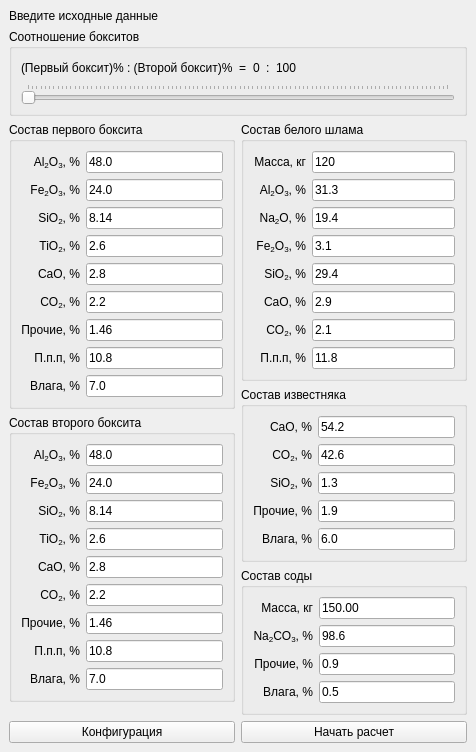
<?xml version="1.0" encoding="UTF-8"?>
<ui version="4.0">
 <class>Bauxtifier</class>
 <widget class="QMainWindow" name="Bauxtifier">
  <property name="windowModality">
   <enum>Qt::ApplicationModal</enum>
  </property>
  <property name="geometry">
   <rect>
    <x>0</x>
    <y>0</y>
    <width>476</width>
    <height>743</height>
   </rect>
  </property>
  <property name="contextMenuPolicy">
   <enum>Qt::NoContextMenu</enum>
  </property>
  <property name="acceptDrops">
   <bool>false</bool>
  </property>
  <property name="windowTitle">
   <string>Bauxtifier</string>
  </property>
  <property name="animated">
   <bool>true</bool>
  </property>
  <property name="tabShape">
   <enum>QTabWidget::Triangular</enum>
  </property>
  <property name="dockNestingEnabled">
   <bool>false</bool>
  </property>
  <property name="unifiedTitleAndToolBarOnMac">
   <bool>false</bool>
  </property>
  <widget class="QWidget" name="centralwidget">
   <layout class="QVBoxLayout" name="verticalLayout_6">
    <item>
     <widget class="QLabel" name="label">
      <property name="text">
       <string>Введите исходные данные</string>
      </property>
     </widget>
    </item>
    <item>
     <widget class="QGroupBox" name="groupBox">
      <property name="title">
       <string>Соотношение бокситов</string>
      </property>
      <layout class="QVBoxLayout" name="verticalLayout">
       <item>
        <layout class="QHBoxLayout" name="horizontalLayout_2">
         <item>
          <widget class="QLabel" name="label_2">
           <property name="text">
            <string>(Первый боксит)% : (Второй боксит)%  =</string>
           </property>
          </widget>
         </item>
         <item>
          <widget class="QLabel" name="percentage">
           <property name="text">
            <string>0</string>
           </property>
          </widget>
         </item>
         <item>
          <widget class="QLabel" name="label_4">
           <property name="text">
            <string>:</string>
           </property>
          </widget>
         </item>
         <item>
          <widget class="QLabel" name="label_5">
           <property name="text">
            <string>100</string>
           </property>
          </widget>
         </item>
         <item>
          <spacer name="horizontalSpacer">
           <property name="orientation">
            <enum>Qt::Horizontal</enum>
           </property>
           <property name="sizeHint" stdset="0">
            <size>
             <width>40</width>
             <height>20</height>
            </size>
           </property>
          </spacer>
         </item>
        </layout>
       </item>
       <item>
        <widget class="QSlider" name="horizontalSlider">
         <property name="orientation">
          <enum>Qt::Horizontal</enum>
         </property>
         <property name="tickPosition">
          <enum>QSlider::TicksAbove</enum>
         </property>
        </widget>
       </item>
      </layout>
     </widget>
    </item>
    <item>
     <layout class="QHBoxLayout" name="horizontalLayout">
      <item>
       <layout class="QVBoxLayout" name="verticalLayout_4">
        <item>
         <widget class="QGroupBox" name="groupBox_17">
          <property name="title">
           <string>Состав первого боксита</string>
          </property>
          <layout class="QGridLayout" name="gridLayout_15">
           <item row="4" column="1">
            <widget class="QLineEdit" name="cao_in_bauxite1_2">
             <property name="text">
              <string>2.8</string>
             </property>
            </widget>
           </item>
           <item row="5" column="1">
            <widget class="QLineEdit" name="co2_in_bauxite1_2">
             <property name="text">
              <string>2.2</string>
             </property>
            </widget>
           </item>
           <item row="7" column="0">
            <widget class="QLabel" name="label_70">
             <property name="text">
              <string>П.п.п, %</string>
             </property>
             <property name="alignment">
              <set>Qt::AlignRight|Qt::AlignTrailing|Qt::AlignVCenter</set>
             </property>
            </widget>
           </item>
           <item row="8" column="1">
            <widget class="QLineEdit" name="moisture_in_bauxite1_2">
             <property name="text">
              <string>7.0</string>
             </property>
            </widget>
           </item>
           <item row="2" column="1">
            <widget class="QLineEdit" name="sio2_in_bauxite1_2">
             <property name="text">
              <string>8.14</string>
             </property>
            </widget>
           </item>
           <item row="3" column="1">
            <widget class="QLineEdit" name="tio2_in_bauxite1_2">
             <property name="text">
              <string>2.6</string>
             </property>
            </widget>
           </item>
           <item row="0" column="1">
            <widget class="QLineEdit" name="al2o3_in_bauxite1_2">
             <property name="text">
              <string>48.0</string>
             </property>
            </widget>
           </item>
           <item row="8" column="0">
            <widget class="QLabel" name="label_71">
             <property name="text">
              <string>Влага, %</string>
             </property>
             <property name="alignment">
              <set>Qt::AlignRight|Qt::AlignTrailing|Qt::AlignVCenter</set>
             </property>
            </widget>
           </item>
           <item row="6" column="0">
            <widget class="QLabel" name="label_72">
             <property name="text">
              <string>Прочие, %</string>
             </property>
             <property name="alignment">
              <set>Qt::AlignRight|Qt::AlignTrailing|Qt::AlignVCenter</set>
             </property>
            </widget>
           </item>
           <item row="0" column="0">
            <widget class="QLabel" name="label_73">
             <property name="text">
              <string>&lt;html&gt;&lt;head/&gt;&lt;body&gt;&lt;p&gt;Al&lt;span style=&quot; vertical-align:sub;&quot;&gt;2&lt;/span&gt;O&lt;span style=&quot; vertical-align:sub;&quot;&gt;3&lt;/span&gt;, %&lt;/p&gt;&lt;/body&gt;&lt;/html&gt;</string>
             </property>
             <property name="alignment">
              <set>Qt::AlignRight|Qt::AlignTrailing|Qt::AlignVCenter</set>
             </property>
            </widget>
           </item>
           <item row="4" column="0">
            <widget class="QLabel" name="label_74">
             <property name="text">
              <string>&lt;html&gt;&lt;head/&gt;&lt;body&gt;&lt;p&gt;CaO, %&lt;/p&gt;&lt;/body&gt;&lt;/html&gt;</string>
             </property>
             <property name="alignment">
              <set>Qt::AlignRight|Qt::AlignTrailing|Qt::AlignVCenter</set>
             </property>
            </widget>
           </item>
           <item row="2" column="0">
            <widget class="QLabel" name="label_38">
             <property name="text">
              <string>&lt;html&gt;&lt;head/&gt;&lt;body&gt;&lt;p&gt;SiO&lt;span style=&quot; vertical-align:sub;&quot;&gt;2&lt;/span&gt;, %&lt;/p&gt;&lt;/body&gt;&lt;/html&gt;</string>
             </property>
             <property name="alignment">
              <set>Qt::AlignRight|Qt::AlignTrailing|Qt::AlignVCenter</set>
             </property>
            </widget>
           </item>
           <item row="5" column="0">
            <widget class="QLabel" name="label_83">
             <property name="text">
              <string>&lt;html&gt;&lt;head/&gt;&lt;body&gt;&lt;p&gt;CO&lt;span style=&quot; vertical-align:sub;&quot;&gt;2&lt;/span&gt;, %&lt;/p&gt;&lt;/body&gt;&lt;/html&gt;</string>
             </property>
             <property name="alignment">
              <set>Qt::AlignRight|Qt::AlignTrailing|Qt::AlignVCenter</set>
             </property>
            </widget>
           </item>
           <item row="4" column="2">
            <spacer name="horizontalSpacer_14">
             <property name="orientation">
              <enum>Qt::Horizontal</enum>
             </property>
             <property name="sizeType">
              <enum>QSizePolicy::Preferred</enum>
             </property>
             <property name="sizeHint" stdset="0">
              <size>
               <width>0</width>
               <height>20</height>
              </size>
             </property>
            </spacer>
           </item>
           <item row="7" column="1">
            <widget class="QLineEdit" name="trace_elements_in_bauxite1_2">
             <property name="text">
              <string>10.8</string>
             </property>
            </widget>
           </item>
           <item row="1" column="1">
            <widget class="QLineEdit" name="fe2o3_in_bauxite1_2">
             <property name="text">
              <string>24.0</string>
             </property>
            </widget>
           </item>
           <item row="6" column="1">
            <widget class="QLineEdit" name="other_elements_in_bauxite1_2">
             <property name="text">
              <string>1.46</string>
             </property>
            </widget>
           </item>
           <item row="1" column="0">
            <widget class="QLabel" name="label_84">
             <property name="text">
              <string>&lt;html&gt;&lt;head/&gt;&lt;body&gt;&lt;p&gt;Fe&lt;span style=&quot; vertical-align:sub;&quot;&gt;2&lt;/span&gt;O&lt;span style=&quot; vertical-align:sub;&quot;&gt;3&lt;/span&gt;, %&lt;/p&gt;&lt;/body&gt;&lt;/html&gt;</string>
             </property>
             <property name="alignment">
              <set>Qt::AlignRight|Qt::AlignTrailing|Qt::AlignVCenter</set>
             </property>
            </widget>
           </item>
           <item row="3" column="0">
            <widget class="QLabel" name="label_85">
             <property name="text">
              <string>&lt;html&gt;&lt;head/&gt;&lt;body&gt;&lt;p&gt;TiO&lt;span style=&quot; vertical-align:sub;&quot;&gt;2&lt;/span&gt;, %&lt;/p&gt;&lt;/body&gt;&lt;/html&gt;</string>
             </property>
             <property name="alignment">
              <set>Qt::AlignRight|Qt::AlignTrailing|Qt::AlignVCenter</set>
             </property>
            </widget>
           </item>
          </layout>
         </widget>
        </item>
        <item>
         <widget class="QGroupBox" name="groupBox_18">
          <property name="title">
           <string>Состав второго боксита</string>
          </property>
          <layout class="QGridLayout" name="gridLayout_16">
           <item row="7" column="0">
            <widget class="QLabel" name="label_91">
             <property name="text">
              <string>П.п.п, %</string>
             </property>
             <property name="alignment">
              <set>Qt::AlignRight|Qt::AlignTrailing|Qt::AlignVCenter</set>
             </property>
            </widget>
           </item>
           <item row="9" column="1">
            <spacer name="verticalSpacer_15">
             <property name="orientation">
              <enum>Qt::Vertical</enum>
             </property>
             <property name="sizeHint" stdset="0">
              <size>
               <width>20</width>
               <height>0</height>
              </size>
             </property>
            </spacer>
           </item>
           <item row="3" column="1">
            <widget class="QLineEdit" name="tio2_in_bauxite2_4">
             <property name="text">
              <string>2.6</string>
             </property>
            </widget>
           </item>
           <item row="6" column="0">
            <widget class="QLabel" name="label_92">
             <property name="text">
              <string>Прочие, %</string>
             </property>
             <property name="alignment">
              <set>Qt::AlignRight|Qt::AlignTrailing|Qt::AlignVCenter</set>
             </property>
            </widget>
           </item>
           <item row="5" column="1">
            <widget class="QLineEdit" name="co2_in_bauxite2_4">
             <property name="text">
              <string>2.2</string>
             </property>
            </widget>
           </item>
           <item row="4" column="0">
            <widget class="QLabel" name="label_93">
             <property name="text">
              <string>&lt;html&gt;&lt;head/&gt;&lt;body&gt;&lt;p&gt;CaO, %&lt;/p&gt;&lt;/body&gt;&lt;/html&gt;</string>
             </property>
             <property name="alignment">
              <set>Qt::AlignRight|Qt::AlignTrailing|Qt::AlignVCenter</set>
             </property>
            </widget>
           </item>
           <item row="8" column="1">
            <widget class="QLineEdit" name="moisture_in_bauxite2_4">
             <property name="text">
              <string>7.0</string>
             </property>
            </widget>
           </item>
           <item row="6" column="1">
            <widget class="QLineEdit" name="other_elements_in_bauxite2_4">
             <property name="text">
              <string>1.46</string>
             </property>
            </widget>
           </item>
           <item row="1" column="1">
            <widget class="QLineEdit" name="fe2o3_in_bauxite2_4">
             <property name="text">
              <string>24.0</string>
             </property>
            </widget>
           </item>
           <item row="1" column="0">
            <widget class="QLabel" name="label_94">
             <property name="text">
              <string>&lt;html&gt;&lt;head/&gt;&lt;body&gt;&lt;p&gt;Fe&lt;span style=&quot; vertical-align:sub;&quot;&gt;2&lt;/span&gt;O&lt;span style=&quot; vertical-align:sub;&quot;&gt;3&lt;/span&gt;, %&lt;/p&gt;&lt;/body&gt;&lt;/html&gt;</string>
             </property>
             <property name="alignment">
              <set>Qt::AlignRight|Qt::AlignTrailing|Qt::AlignVCenter</set>
             </property>
            </widget>
           </item>
           <item row="7" column="1">
            <widget class="QLineEdit" name="trace_elements_in_bauxite2_4">
             <property name="text">
              <string>10.8</string>
             </property>
            </widget>
           </item>
           <item row="8" column="0">
            <widget class="QLabel" name="label_95">
             <property name="text">
              <string>Влага, %</string>
             </property>
             <property name="alignment">
              <set>Qt::AlignRight|Qt::AlignTrailing|Qt::AlignVCenter</set>
             </property>
            </widget>
           </item>
           <item row="0" column="0">
            <widget class="QLabel" name="label_96">
             <property name="text">
              <string>&lt;html&gt;&lt;head/&gt;&lt;body&gt;&lt;p&gt;Al&lt;span style=&quot; vertical-align:sub;&quot;&gt;2&lt;/span&gt;O&lt;span style=&quot; vertical-align:sub;&quot;&gt;3&lt;/span&gt;, %&lt;/p&gt;&lt;/body&gt;&lt;/html&gt;</string>
             </property>
             <property name="alignment">
              <set>Qt::AlignRight|Qt::AlignTrailing|Qt::AlignVCenter</set>
             </property>
            </widget>
           </item>
           <item row="4" column="2">
            <spacer name="horizontalSpacer_15">
             <property name="orientation">
              <enum>Qt::Horizontal</enum>
             </property>
             <property name="sizeType">
              <enum>QSizePolicy::Preferred</enum>
             </property>
             <property name="sizeHint" stdset="0">
              <size>
               <width>0</width>
               <height>20</height>
              </size>
             </property>
            </spacer>
           </item>
           <item row="4" column="1">
            <widget class="QLineEdit" name="cao_in_bauxite2_4">
             <property name="text">
              <string>2.8</string>
             </property>
            </widget>
           </item>
           <item row="2" column="0">
            <widget class="QLabel" name="label_41">
             <property name="text">
              <string>&lt;html&gt;&lt;head/&gt;&lt;body&gt;&lt;p&gt;SiO&lt;span style=&quot; vertical-align:sub;&quot;&gt;2&lt;/span&gt;, %&lt;/p&gt;&lt;/body&gt;&lt;/html&gt;</string>
             </property>
             <property name="alignment">
              <set>Qt::AlignRight|Qt::AlignTrailing|Qt::AlignVCenter</set>
             </property>
            </widget>
           </item>
           <item row="5" column="0">
            <widget class="QLabel" name="label_97">
             <property name="text">
              <string>&lt;html&gt;&lt;head/&gt;&lt;body&gt;&lt;p&gt;CO&lt;span style=&quot; vertical-align:sub;&quot;&gt;2&lt;/span&gt;, %&lt;/p&gt;&lt;/body&gt;&lt;/html&gt;</string>
             </property>
             <property name="alignment">
              <set>Qt::AlignRight|Qt::AlignTrailing|Qt::AlignVCenter</set>
             </property>
            </widget>
           </item>
           <item row="3" column="0">
            <widget class="QLabel" name="label_98">
             <property name="text">
              <string>&lt;html&gt;&lt;head/&gt;&lt;body&gt;&lt;p&gt;TiO&lt;span style=&quot; vertical-align:sub;&quot;&gt;2&lt;/span&gt;, %&lt;/p&gt;&lt;/body&gt;&lt;/html&gt;</string>
             </property>
             <property name="alignment">
              <set>Qt::AlignRight|Qt::AlignTrailing|Qt::AlignVCenter</set>
             </property>
            </widget>
           </item>
           <item row="0" column="1">
            <widget class="QLineEdit" name="al2o3_in_bauxite2_4">
             <property name="text">
              <string>48.0</string>
             </property>
            </widget>
           </item>
           <item row="2" column="1">
            <widget class="QLineEdit" name="sio2_in_bauxite2_4">
             <property name="text">
              <string>8.14</string>
             </property>
            </widget>
           </item>
          </layout>
         </widget>
        </item>
        <item>
         <spacer name="verticalSpacer_14">
          <property name="orientation">
           <enum>Qt::Vertical</enum>
          </property>
          <property name="sizeHint" stdset="0">
           <size>
            <width>20</width>
            <height>0</height>
           </size>
          </property>
         </spacer>
        </item>
       </layout>
      </item>
      <item>
       <layout class="QVBoxLayout" name="verticalLayout_5">
        <item>
         <widget class="QGroupBox" name="groupBox_13">
          <property name="title">
           <string>Состав белого шлама</string>
          </property>
          <layout class="QGridLayout" name="gridLayout_11">
           <item row="8" column="2">
            <spacer name="horizontalSpacer_10">
             <property name="orientation">
              <enum>Qt::Horizontal</enum>
             </property>
             <property name="sizeType">
              <enum>QSizePolicy::Preferred</enum>
             </property>
             <property name="sizeHint" stdset="0">
              <size>
               <width>0</width>
               <height>20</height>
              </size>
             </property>
            </spacer>
           </item>
           <item row="9" column="1">
            <widget class="QLineEdit" name="co2_in_white_sludge1_2">
             <property name="text">
              <string>2.1</string>
             </property>
            </widget>
           </item>
           <item row="3" column="1">
            <widget class="QLineEdit" name="na2o_in_white_sludge1_2">
             <property name="text">
              <string>19.4</string>
             </property>
            </widget>
           </item>
           <item row="8" column="0">
            <widget class="QLabel" name="label_16">
             <property name="text">
              <string>&lt;html&gt;&lt;head/&gt;&lt;body&gt;&lt;p&gt;CaO, %&lt;/p&gt;&lt;/body&gt;&lt;/html&gt;</string>
             </property>
             <property name="alignment">
              <set>Qt::AlignRight|Qt::AlignTrailing|Qt::AlignVCenter</set>
             </property>
            </widget>
           </item>
           <item row="10" column="0">
            <widget class="QLabel" name="label_21">
             <property name="text">
              <string>П.п.п, %</string>
             </property>
             <property name="alignment">
              <set>Qt::AlignRight|Qt::AlignTrailing|Qt::AlignVCenter</set>
             </property>
            </widget>
           </item>
           <item row="6" column="1">
            <widget class="QLineEdit" name="sio2_in_white_sludge1_2">
             <property name="text">
              <string>29.4</string>
             </property>
            </widget>
           </item>
           <item row="9" column="0">
            <widget class="QLabel" name="label_22">
             <property name="text">
              <string>&lt;html&gt;&lt;head/&gt;&lt;body&gt;&lt;p&gt;CO&lt;span style=&quot; vertical-align:sub;&quot;&gt;2&lt;/span&gt;, %&lt;/p&gt;&lt;/body&gt;&lt;/html&gt;</string>
             </property>
             <property name="alignment">
              <set>Qt::AlignRight|Qt::AlignTrailing|Qt::AlignVCenter</set>
             </property>
            </widget>
           </item>
           <item row="10" column="1">
            <widget class="QLineEdit" name="trace_elements_in_white_sludge1_2">
             <property name="text">
              <string>11.8</string>
             </property>
            </widget>
           </item>
           <item row="2" column="0">
            <widget class="QLabel" name="label_28">
             <property name="text">
              <string>&lt;html&gt;&lt;head/&gt;&lt;body&gt;&lt;p&gt;Al&lt;span style=&quot; vertical-align:sub;&quot;&gt;2&lt;/span&gt;O&lt;span style=&quot; vertical-align:sub;&quot;&gt;3&lt;/span&gt;, %&lt;/p&gt;&lt;/body&gt;&lt;/html&gt;</string>
             </property>
             <property name="alignment">
              <set>Qt::AlignRight|Qt::AlignTrailing|Qt::AlignVCenter</set>
             </property>
            </widget>
           </item>
           <item row="6" column="0">
            <widget class="QLabel" name="label_31">
             <property name="text">
              <string>&lt;html&gt;&lt;head/&gt;&lt;body&gt;&lt;p&gt;SiO&lt;span style=&quot; vertical-align:sub;&quot;&gt;2&lt;/span&gt;, %&lt;/p&gt;&lt;/body&gt;&lt;/html&gt;</string>
             </property>
             <property name="alignment">
              <set>Qt::AlignRight|Qt::AlignTrailing|Qt::AlignVCenter</set>
             </property>
            </widget>
           </item>
           <item row="2" column="1">
            <widget class="QLineEdit" name="al2o3_in_white_sludge1_2">
             <property name="text">
              <string>31.3</string>
             </property>
            </widget>
           </item>
           <item row="12" column="1">
            <spacer name="verticalSpacer_10">
             <property name="orientation">
              <enum>Qt::Vertical</enum>
             </property>
             <property name="sizeHint" stdset="0">
              <size>
               <width>20</width>
               <height>0</height>
              </size>
             </property>
            </spacer>
           </item>
           <item row="3" column="0">
            <widget class="QLabel" name="label_32">
             <property name="text">
              <string>&lt;html&gt;&lt;head/&gt;&lt;body&gt;&lt;p&gt;Na&lt;span style=&quot; vertical-align:sub;&quot;&gt;2&lt;/span&gt;O, %&lt;/p&gt;&lt;/body&gt;&lt;/html&gt;</string>
             </property>
             <property name="alignment">
              <set>Qt::AlignRight|Qt::AlignTrailing|Qt::AlignVCenter</set>
             </property>
            </widget>
           </item>
           <item row="0" column="0">
            <widget class="QLabel" name="label_62">
             <property name="text">
              <string>Масса, кг</string>
             </property>
             <property name="alignment">
              <set>Qt::AlignRight|Qt::AlignTrailing|Qt::AlignVCenter</set>
             </property>
            </widget>
           </item>
           <item row="5" column="1">
            <widget class="QLineEdit" name="fe2o3_in_white_sludge1_2">
             <property name="text">
              <string>3.1</string>
             </property>
            </widget>
           </item>
           <item row="5" column="0">
            <widget class="QLabel" name="label_33">
             <property name="text">
              <string>&lt;html&gt;&lt;head/&gt;&lt;body&gt;&lt;p&gt;Fe&lt;span style=&quot; vertical-align:sub;&quot;&gt;2&lt;/span&gt;O&lt;span style=&quot; vertical-align:sub;&quot;&gt;3&lt;/span&gt;, %&lt;/p&gt;&lt;/body&gt;&lt;/html&gt;</string>
             </property>
             <property name="alignment">
              <set>Qt::AlignRight|Qt::AlignTrailing|Qt::AlignVCenter</set>
             </property>
            </widget>
           </item>
           <item row="8" column="1">
            <widget class="QLineEdit" name="cao_in_white_sludge1_2">
             <property name="text">
              <string>2.9</string>
             </property>
            </widget>
           </item>
           <item row="0" column="1">
            <widget class="QLineEdit" name="white_sludge_mass1_2">
             <property name="text">
              <string>120</string>
             </property>
            </widget>
           </item>
          </layout>
         </widget>
        </item>
        <item>
         <widget class="QGroupBox" name="groupBox_14">
          <property name="title">
           <string>Состав известняка</string>
          </property>
          <layout class="QGridLayout" name="gridLayout_12">
           <item row="3" column="1">
            <widget class="QLineEdit" name="limestone_sio2_2">
             <property name="text">
              <string>1.3</string>
             </property>
            </widget>
           </item>
           <item row="6" column="0">
            <widget class="QLabel" name="label_63">
             <property name="text">
              <string>Влага, %</string>
             </property>
             <property name="alignment">
              <set>Qt::AlignRight|Qt::AlignTrailing|Qt::AlignVCenter</set>
             </property>
            </widget>
           </item>
           <item row="5" column="0">
            <widget class="QLabel" name="label_64">
             <property name="text">
              <string>Прочие, %</string>
             </property>
             <property name="alignment">
              <set>Qt::AlignRight|Qt::AlignTrailing|Qt::AlignVCenter</set>
             </property>
            </widget>
           </item>
           <item row="1" column="0">
            <widget class="QLabel" name="label_65">
             <property name="text">
              <string>&lt;html&gt;&lt;head/&gt;&lt;body&gt;&lt;p&gt;CaO, %&lt;/p&gt;&lt;/body&gt;&lt;/html&gt;</string>
             </property>
             <property name="alignment">
              <set>Qt::AlignRight|Qt::AlignTrailing|Qt::AlignVCenter</set>
             </property>
            </widget>
           </item>
           <item row="3" column="0">
            <widget class="QLabel" name="label_66">
             <property name="text">
              <string>&lt;html&gt;&lt;head/&gt;&lt;body&gt;&lt;p&gt;SiO&lt;span style=&quot; vertical-align:sub;&quot;&gt;2&lt;/span&gt;, %&lt;/p&gt;&lt;/body&gt;&lt;/html&gt;</string>
             </property>
             <property name="alignment">
              <set>Qt::AlignRight|Qt::AlignTrailing|Qt::AlignVCenter</set>
             </property>
            </widget>
           </item>
           <item row="7" column="1">
            <spacer name="verticalSpacer_11">
             <property name="orientation">
              <enum>Qt::Vertical</enum>
             </property>
             <property name="sizeHint" stdset="0">
              <size>
               <width>20</width>
               <height>0</height>
              </size>
             </property>
            </spacer>
           </item>
           <item row="2" column="0">
            <widget class="QLabel" name="label_34">
             <property name="text">
              <string>&lt;html&gt;&lt;head/&gt;&lt;body&gt;&lt;p&gt;CO&lt;span style=&quot; vertical-align:sub;&quot;&gt;2&lt;/span&gt;, %&lt;/p&gt;&lt;/body&gt;&lt;/html&gt;</string>
             </property>
             <property name="alignment">
              <set>Qt::AlignRight|Qt::AlignTrailing|Qt::AlignVCenter</set>
             </property>
            </widget>
           </item>
           <item row="2" column="1">
            <widget class="QLineEdit" name="limestone_co2_2">
             <property name="text">
              <string>42.6</string>
             </property>
            </widget>
           </item>
           <item row="5" column="1">
            <widget class="QLineEdit" name="limestone_other_elements1_2">
             <property name="text">
              <string>1.9</string>
             </property>
            </widget>
           </item>
           <item row="6" column="1">
            <widget class="QLineEdit" name="limestone_moisture1_2">
             <property name="text">
              <string>6.0</string>
             </property>
            </widget>
           </item>
           <item row="1" column="2">
            <spacer name="horizontalSpacer_11">
             <property name="orientation">
              <enum>Qt::Horizontal</enum>
             </property>
             <property name="sizeType">
              <enum>QSizePolicy::Preferred</enum>
             </property>
             <property name="sizeHint" stdset="0">
              <size>
               <width>0</width>
               <height>20</height>
              </size>
             </property>
            </spacer>
           </item>
           <item row="1" column="1">
            <widget class="QLineEdit" name="limestone_cao1_2">
             <property name="text">
              <string>54.2</string>
             </property>
            </widget>
           </item>
          </layout>
         </widget>
        </item>
        <item>
         <widget class="QGroupBox" name="groupBox_16">
          <property name="title">
           <string>Состав соды</string>
          </property>
          <layout class="QGridLayout" name="gridLayout_13">
           <item row="0" column="1">
            <widget class="QLineEdit" name="soda_mass1_2">
             <property name="text">
              <string>150.00</string>
             </property>
            </widget>
           </item>
           <item row="2" column="2">
            <spacer name="horizontalSpacer_12">
             <property name="orientation">
              <enum>Qt::Horizontal</enum>
             </property>
             <property name="sizeType">
              <enum>QSizePolicy::Preferred</enum>
             </property>
             <property name="sizeHint" stdset="0">
              <size>
               <width>0</width>
               <height>20</height>
              </size>
             </property>
            </spacer>
           </item>
           <item row="1" column="1">
            <widget class="QLineEdit" name="na2co3_in_soda1_2">
             <property name="text">
              <string>98.6</string>
             </property>
            </widget>
           </item>
           <item row="4" column="1">
            <widget class="QLineEdit" name="soda_moisture1_2">
             <property name="text">
              <string>0.5</string>
             </property>
            </widget>
           </item>
           <item row="2" column="1">
            <widget class="QLineEdit" name="soda_other_elements1_2">
             <property name="text">
              <string>0.9</string>
             </property>
            </widget>
           </item>
           <item row="4" column="0">
            <widget class="QLabel" name="label_67">
             <property name="text">
              <string>Влага, %</string>
             </property>
             <property name="alignment">
              <set>Qt::AlignRight|Qt::AlignTrailing|Qt::AlignVCenter</set>
             </property>
            </widget>
           </item>
           <item row="2" column="0">
            <widget class="QLabel" name="label_68">
             <property name="text">
              <string>Прочие, %</string>
             </property>
             <property name="alignment">
              <set>Qt::AlignRight|Qt::AlignTrailing|Qt::AlignVCenter</set>
             </property>
            </widget>
           </item>
           <item row="5" column="1">
            <spacer name="verticalSpacer_12">
             <property name="orientation">
              <enum>Qt::Vertical</enum>
             </property>
             <property name="sizeHint" stdset="0">
              <size>
               <width>20</width>
               <height>0</height>
              </size>
             </property>
            </spacer>
           </item>
           <item row="0" column="0">
            <widget class="QLabel" name="label_69">
             <property name="text">
              <string>&lt;html&gt;&lt;head/&gt;&lt;body&gt;&lt;p&gt;Масса, кг&lt;/p&gt;&lt;/body&gt;&lt;/html&gt;</string>
             </property>
             <property name="alignment">
              <set>Qt::AlignRight|Qt::AlignTrailing|Qt::AlignVCenter</set>
             </property>
            </widget>
           </item>
           <item row="1" column="0">
            <widget class="QLabel" name="label_35">
             <property name="text">
              <string>&lt;html&gt;&lt;head/&gt;&lt;body&gt;&lt;p&gt;Na&lt;span style=&quot; vertical-align:sub;&quot;&gt;2&lt;/span&gt;CO&lt;span style=&quot; vertical-align:sub;&quot;&gt;3&lt;/span&gt;, %&lt;/p&gt;&lt;/body&gt;&lt;/html&gt;</string>
             </property>
             <property name="alignment">
              <set>Qt::AlignRight|Qt::AlignTrailing|Qt::AlignVCenter</set>
             </property>
            </widget>
           </item>
          </layout>
         </widget>
        </item>
       </layout>
      </item>
     </layout>
    </item>
    <item>
     <layout class="QHBoxLayout" name="horizontalLayout_5">
      <item>
       <widget class="QPushButton" name="settingButton">
        <property name="text">
         <string>Конфигурация</string>
        </property>
       </widget>
      </item>
      <item>
       <widget class="QPushButton" name="runButton">
        <property name="text">
         <string>Начать расчет</string>
        </property>
       </widget>
      </item>
     </layout>
    </item>
   </layout>
  </widget>
 </widget>
 <resources/>
 <connections>
  <connection>
   <sender>horizontalSlider</sender>
   <signal>valueChanged(int)</signal>
   <receiver>percentage</receiver>
   <slot>setNum(int)</slot>
   <hints>
    <hint type="sourcelabel">
     <x>196</x>
     <y>92</y>
    </hint>
    <hint type="destinationlabel">
     <x>251</x>
     <y>70</y>
    </hint>
   </hints>
  </connection>
  <connection>
   <sender>horizontalSlider</sender>
   <signal>valueChanged(int)</signal>
   <receiver>label_5</receiver>
   <slot>setNum(int)</slot>
   <hints>
    <hint type="sourcelabel">
     <x>238</x>
     <y>98</y>
    </hint>
    <hint type="destinationlabel">
     <x>279</x>
     <y>65</y>
    </hint>
   </hints>
  </connection>
 </connections>
</ui>
